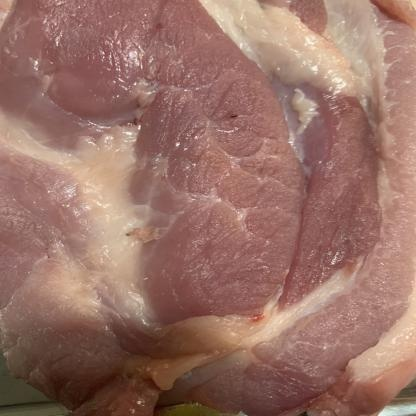
#> input picture meat/FreshMeat/0003.jpg, 416 x 416 px, found by its file name; its folder holds only this picture in this run
$ jupyter execute --allow-errors experiment2.ipynb   (older library calls are emulated)
#> lines starting #> are read from the running program, lines starting #| are printed output that depends on the picture
[cell 1]
import os
import cv2 as cv
import matplotlib.pyplot as plt
import numpy as np
import pandas as pd
from sklearn.model_selection import train_test_split, cross_val_predict
from sklearn.metrics import accuracy_score, classification_report
from skimage.feature import graycomatrix, graycoprops
from scipy.stats import entropy
from sklearn.ensemble import RandomForestClassifier
from sklearn.svm import SVC
from sklearn.neighbors import KNeighborsClassifier
from sklearn.metrics import accuracy_score, precision_score, recall_score, f1_score, confusion_matrix, classification_report
from sklearn.metrics import (confusion_matrix, ConfusionMatrixDisplay)
import seaborn as sns

Secara garis besar, fungsionalitas dari library-library tersebut dapat dikelompokkan sebagai berikut:

* **Manipulasi Data dan Sistem Operasi (`os`, `numpy`, `pandas`):** Digunakan untuk berinteraksi dengan direktori komputer saat membaca berkas gambar, serta mengelola dan menstrukturkan data fitur gambar ke dalam bentuk matriks atau tabel (*dataframe*). Fungsi khusus seperti `sliding_window_view` digunakan untuk mengekstrak bagian-bagian kecil (patch) dari gambar secara efisien.
* **Pemrosesan Citra dan Ekstraksi Fitur (`cv2`, `skimage`, `scipy`):** OpenCV (`cv2`) bertugas untuk membaca dan memanipulasi gambar asli. Selanjutnya, `skimage.feature` (melalui GLCM atau *Gray-Level Co-occurrence Matrix*) dan `scipy.stats` (`entropy`) digunakan untuk mengekstrak karakteristik tekstur dan tingkat acak (entropi) dari gambar tersebut agar dapat dipahami oleh model komputer.
* **Machine Learning (`sklearn`):** Bertindak sebagai mesin kecerdasan buatan. Modul ini membagi data menjadi data latih dan data uji (`train_test_split`), lalu mengklasifikasikan tekstur gambar menggunakan tiga algoritma berbeda, yaitu **Random Forest**, **Support Vector Machine (SVC)**, dan **K-Nearest Neighbors (KNN)**.
* **Visualisasi dan Evaluasi Performa (`matplotlib`, `seaborn`, `sklearn.metrics`, `IPython`):** Setelah model selesai melakukan klasifikasi, kelompok *library* ini digunakan untuk menghitung tingkat akurasi, presisi, dan *recall*, serta menampilkan grafis berupa *Confusion Matrix* secara interaktif untuk melihat seberapa akurat model dalam menebak kelas gambar.

## Data Loading

Struktur folder dataset:
```
└──meat
    ├── FreshMeat
    │   ├── 0001.jpg
    │   ├── 0002.jpg
    │   └── ...
    └── RottenMeat
        ├── 0001.jpg
        ├── 0002.jpg
        └── ...
```

Kode di bawah ini digunakan untuk membaca dataset citra daging dari folder bernama `meat`, yang berisi subfolder sesuai dengan label kelas masing-masing. Untuk setiap subfolder, seluruh file gambar di dalamnya dibaca menggunakan OpenCV, kemudian dipastikan bertipe `uint8` dan dikonversi menjadi citra grayscale agar informasi warna disederhanakan menjadi satu kanal intensitas. Setiap citra yang berhasil dibaca disimpan ke dalam list `data`, nama subfolder (label kelas) disimpan ke dalam list `labels`, dan nama file gambar disimpan ke dalam list `file_name`. Setelah seluruh proses pembacaan selesai, ketiga list tersebut—`data` dan `labels` dikonversi menjadi array numpy agar lebih mudah diproses pada tahap selanjutnya.

[cell 2]
data = []
labels = []
file_name = []
for sub_folder in os.listdir("meat\\"):
    sub_folder_files = os.listdir(os.path.join("meat\\", sub_folder))
    for i, filename in enumerate(sub_folder_files):
        img_path = os.path.join("meat\\", sub_folder, filename)
        img = cv.imread(img_path)
#> img is the input picture: shape (416, 416, 3); mean B, G, R 102, 112.9, 153
        img = img.astype(np.uint8)
        img = cv.cvtColor(img, cv.COLOR_BGR2GRAY)
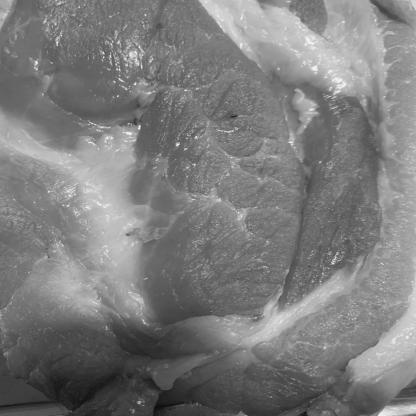
#> img: shape (416, 416); min 10, max 251, mean 123.7

        data.append(img)
        labels.append(sub_folder)
        name = os.path.splitext(filename)[0]
        file_name.append(filename)

data = np.array(data)
labels = np.array(labels)

[cell 3]
unique_labels, counts = np.unique(labels, return_counts=True)
plt.figure(figsize=(6, 4))
plt.bar(unique_labels, counts)
plt.ylabel("Jumlah Gambar")
plt.title("Distribusi Data per Label")
plt.tight_layout()
plt.show()
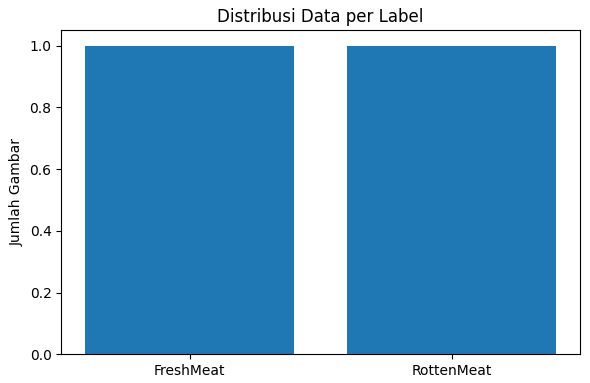
#> figure drawn by matplotlib, 1 panel

print("Jumlah total data:", len(labels))
for lab, c in zip(unique_labels, counts):
    print(f"  {lab}: {c} file")

## Data Preparation

### Define Preprocessing Function

[cell 4]
def resize(image, target_size=(128, 128)):
    return cv.resize(image, target_size, interpolation=cv.INTER_AREA)

def clahe(img, clip_limit=2.0, grid_size=(8, 8)):
    height, width = img.shape
    grid_h, grid_w = grid_size

    # Hitung ukuran per sub-gambar (tile)
    tile_h = height // grid_h
    tile_w = width // grid_w

    # Tempat menyimpan histogram kumulatif (CDF) untuk setiap tile
    # Ukurannya adalah (grid_h, grid_w, 256)
    tile_cdfs = np.zeros((grid_h, grid_w, 256))

    # TAHAP 1 & 2: Hitung Histogram, Kliping, dan Cari CDF untuk setiap Tile
    for i in range(grid_h):
        for j in range(grid_w):
            # Potong citra menjadi tile lokal
            y_start, y_end = i * tile_h, (i + 1) * tile_h
            x_start, x_end = j * tile_w, (j + 1) * tile_w
            tile = img[y_start:y_end, x_start:x_end]

            # Hitung histogram manual untuk tile saat ini
            hist, _ = np.histogram(tile.flatten(), bins=256, range=(0, 256))

            # Hitung batas kliping berdasarkan nilai clip_limit aktual
            # Rata-rata piksel per bin dikalikan dengan clip_limit parameter
            bin_pixels_avg = tile.size / 256
            actual_clip = clip_limit * bin_pixels_avg

            # Potong nilai histogram yang melebihi batas kliping
            excess = 0
            clipped_hist = hist.copy()
            for b in range(256):
                if clipped_hist[b] > actual_clip:
                    excess += clipped_hist[b] - actual_clip
                    clipped_hist[b] = actual_clip

            # Redistribusikan kelebihan piksel secara merata ke seluruh bin
            redist_amt = excess / 256
            clipped_hist = clipped_hist + redist_amt

            # Hitung CDF (Cumulative Distribution Function) dari histogram yang di-redistribusi
            cdf = clipped_hist.cumsum()

            # Normalisasi CDF agar rentangnya kembali menjadi 0-255
            cdf_min = cdf.min()
            cdf_max = cdf.max()
            if cdf_max - cdf_min > 0:
                cdf_normalized = ((cdf - cdf_min) / (cdf_max - cdf_min)) * 255
            else:
                cdf_normalized = cdf

            tile_cdfs[i, j] = cdf_normalized

    # TAHAP 3: Interpolasi Bilinear
    out_img = np.zeros_like(img, dtype=np.uint8)

    for y in range(height):
        for x in range(width):
            # Cari posisi relatif piksel terhadap pusat-pusat tile terdekat
            # Kurangi dengan setengah ukuran tile agar titik acuan ada di tengah tile
            v_pos = (y - tile_h / 2) / tile_h
            u_pos = (x - tile_w / 2) / tile_w

            # Cari indeks tile tetangga (kiri atas)
            tx = int(np.floor(u_pos))
            ty = int(np.floor(v_pos))

            # Hitung nilai delta untuk bobot interpolasi (0 sampai 1)
            delta_y = v_pos - ty
            delta_x = u_pos - tx

            # Batasi indeks agar tidak keluar dari grid
            tx = max(0, min(tx, grid_w - 2))
            ty = max(0, min(ty, grid_h - 2))

            val = img[y, x]

            # Ambil nilai pemetaan CDF dari 4 tile terdekat
            f00 = tile_cdfs[ty, tx, val]
            f10 = tile_cdfs[ty + 1, tx, val]
            f01 = tile_cdfs[ty, tx + 1, val]
            f11 = tile_cdfs[ty + 1, tx + 1, val]

            # Rumus Interpolasi Bilinear
            interpolated_val = (1 - delta_y) * ((1 - delta_x) * f00 + delta_x * f01) + \
                               delta_y * ((1 - delta_x) * f10 + delta_x * f11)

            out_img[y, x] = np.clip(interpolated_val, 0, 255)

    return out_img

# MEDIAN BLUR
def filter_citra(img, size, mode):
    # dimensi gambar / image dimensions
    height, width = img.shape
    # ukuran padding / padding size
    pad = size // 2
    # tambah padding tepi / add edge padding
    padded = np.pad(img, pad, mode='edge')
    # kanvas hasil / output canvas
    canvas = np.zeros_like(img, dtype=np.uint8)
    match mode:
        case 'mean':
            area = size * size
            for i in range(height):
                for j in range(width):
                    region = padded[i:i+size, j:j+size]
                    total_sum = 0
                    for row in region:
                        for pixel in row:
                            total_sum += int(pixel)

                    canvas[i, j] = total_sum // area

        case 'median':
            # filter median / median filter
            for i in range(height):
                for j in range(width):
                    # area kernel / kernel region
                    region = padded[i:i+size, j:j+size]
                    # rumus median manual / manual median formula
                    values = []
                    for row in region:
                        for val in row:
                            values.append(val)
                    # urutkan manual / manual sort (bubble sort)
                    n = len(values)
                    for a in range(n):
                        for b in range(0, n - a - 1):
                            if values[b] > values[b + 1]:
                                values[b], values[b + 1] = values[b + 1], values[b]
                    # ambil nilai tengah / get middle value
                    mid = n // 2
                    if n % 2 == 0:
                        canvas[i, j] = (values[mid - 1] + values[mid]) // 2
                    else:
                        canvas[i, j] = values[mid]

        case 'modus':
            # filter modus / mode filter
            for i in range(height):
                for j in range(width):
                    # area kernel / kernel region
                    region = padded[i:i+size, j:j+size]
                    # ratakan array / flatten array
                    values = region.ravel()
                    # hitung kemunculan / count occurrences
                    count = {}
                    for val in values:
                        if val in count:
                            count[val] += 1
                        else:
                            count[val] = 1
                    # cari nilai terbanyak / find mode value
                    max_count = 0
                    mode_val = 0
                    for val, freq in count.items():
                        if freq > max_count:
                            max_count = freq
                            mode_val = val
                    # simpan hasil / save result
                    canvas[i, j] = mode_val
    # kembalikan gambar / return image
    return canvas

def show_samples(images, title):
    fig, axes = plt.subplots(1, 6, figsize=(15, 3))
    fig.suptitle(title, fontsize=14)
    for i, ax in enumerate(axes):
        ax.imshow(images[i], cmap='gray')
        ax.axis('off')
    plt.show()

Fungsi `clahe` bekerja dengan membagi citra daging ke dalam beberapa sub-gambar kecil berbentuk ubin (**tile**) sesuai parameter `grid_size` (misal: $8 \times 8$ ubin). Pada setiap ubin, fungsi ini menghitung histogram lokal lalu memotong (**kliping**) puncak histogram yang melebihi batas (`clip_limit`) untuk mencegah kontras yang berlebihan. Kelebihan piksel tersebut kemudian didistribusikan kembali secara merata ke seluruh *bin* histogram sebelum diubah menjadi fungsi distribusi kumulatif (**CDF**) yang ternormalisasi. Terakhir, untuk menghindari efek patahan atau batas kotak yang kasar antar-ubin, fungsi ini memetakan kembali nilai piksel asli menggunakan **Interpolasi Bilinear** dari 4 ubin tetangga terdekat, sehingga menghasilkan transisi kontras lokal yang halus dan natural.

Fungsi `filter_citra` mendefinisikan area pemrosesan dengan membuat tepian tambahan (**padding**) di sekeliling citra asli menggunakan metode piksel duplikat (`mode='edge'`) agar piksel di bagian ujung luar tetap bisa diproses. Fungsi kemudian menggeser jendela matriks (**kernel**) berukuran `size` secara berurutan piksel demi piksel di seluruh citra. Pada setiap posisi jendela, seluruh nilai piksel di dalam cakupan kernel dikumpulkan ke dalam sebuah daftar, lalu diurutkan secara manual dari nilai terkecil hingga terbesar menggunakan algoritma *bubble sort*. Nilai tengah (**median**) dari daftar yang sudah terurut tersebut diambil untuk menggantikan nilai piksel pusat di kanvas hasil, yang secara efektif mampu mengeliminasi *noise* bintik tajam tanpa mengaburkan garis tepi serat daging.

### Preprocessing

[cell 5]
dataPreprocessed = []
for i in range(len(data)):
    # Karena data di awal sudah diubah ke grayscale saat di-load, cukup memasukkannya langsung ke dalam dataPreprocessed
    img_processed = data[i]
    img_resize = resize(img_processed)
    img_clahe = clahe(img_resize)
    img_median = filter_citra(img_clahe, 3, 'median')
    # Masukkan ke dalam list agar tidak kosong
    dataPreprocessed.append(img_median)
#> this loop made 2 passes
#> (grid_h in clahe, grid_w in clahe, tile_h in clahe, tile_w in clahe, pad in filter_citra) on passes 1 to 2: (8, 8, 16, 16, 1), (8, 8, 16, 16, 1)
#> pass 1, `img_clahe = clahe(img_resize)`:
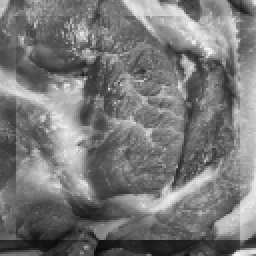
#> img_clahe: shape (128, 128) (shown 2 times larger); min 8, max 247, mean 119.9
#> pass 1, in filter_citra, `padded = np.pad(img, pad, mode='edge')`:
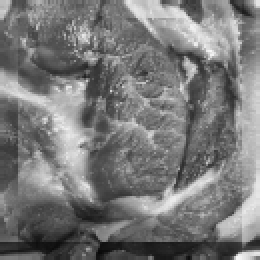
#> padded: shape (130, 130) (shown 2 times larger); min 8, max 247, mean 120
#> pass 1, `img_median = filter_citra(img_clahe, 3, 'median')`:
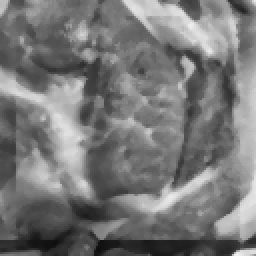
#> img_median: shape (128, 128) (shown 2 times larger); min 12, max 241, mean 119.2
#> after the loop:
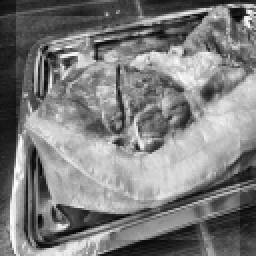
#> img_clahe: shape (128, 128) (shown 2 times larger); min 3, max 254, mean 125.3
#> after the loop, dataPreprocessed = 2 items
#> (the rest of the program and of its run is left out)
